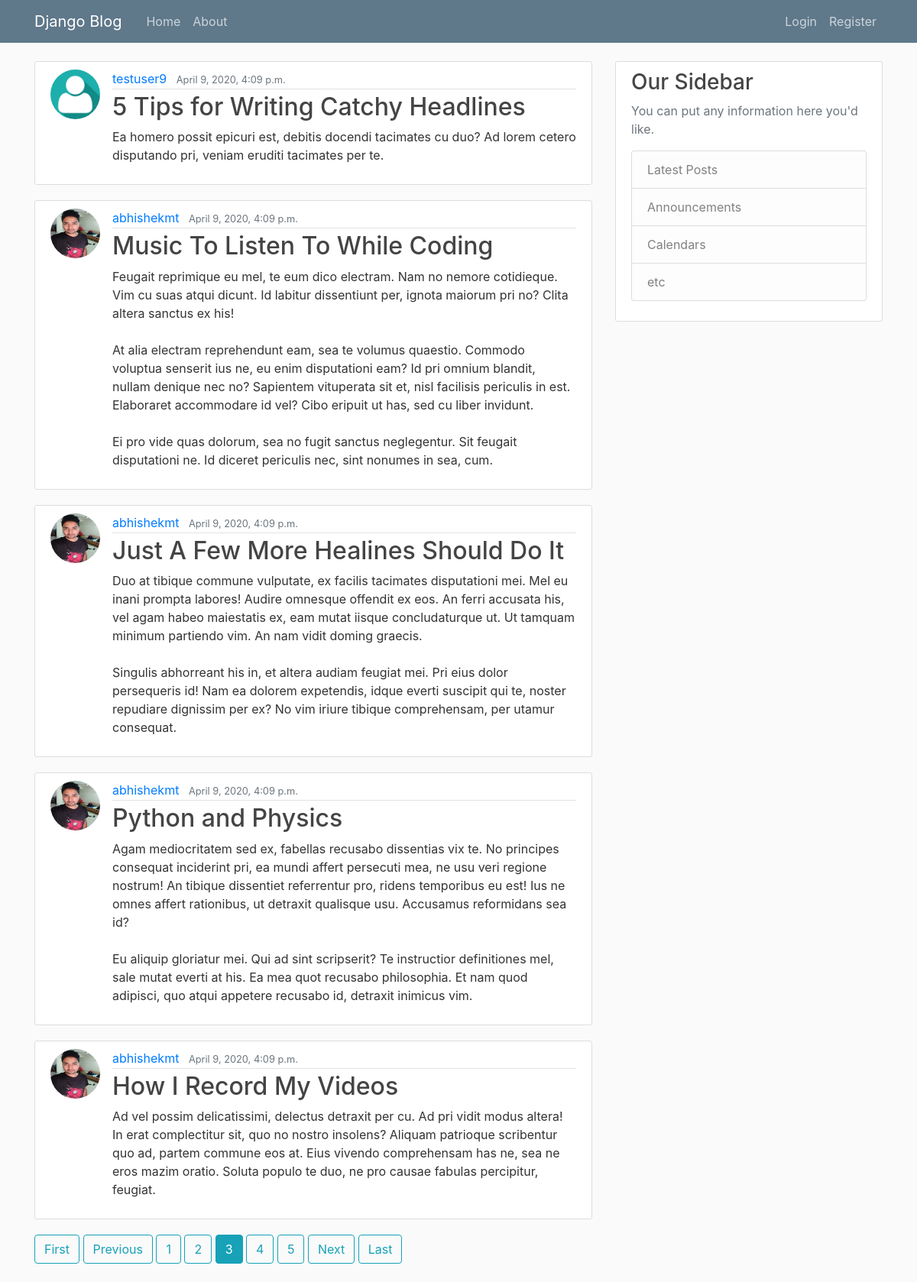
/?page=3, run on the app's committed database.
### blog/models.py (models this page shows, shortened)
class Post(models.Model):
    title = models.CharField(max_length=100)
    content = models.TextField()
    date_posted = models.DateTimeField(default=timezone.now)
    author = models.ForeignKey(User, on_delete=models.CASCADE)

### users/models.py (models this page shows, shortened)
class Profile(models.Model):
    user = models.OneToOneField(User, on_delete=models.CASCADE)
    image = models.ImageField(default='default.jpg', upload_to='profile_pics')

### blog/views.py (the view)
# urls.py: path('', PostListView.as_view(), name = 'blog-home'),
class PostListView(ListView):
    model = Post
    template_name = 'blog/home.html'
    context_object_name = 'posts' # or name will be post_object
    ordering = ['-date_posted'] # to see the latest post on the top
    paginate_by = 5

### blog/templates/blog/home.html
{% extends "blog/base.html" %}
{% block content %}
    {% for post in posts %}
        <article class="media content-section">
            <img class="rounded-circle  article-img" src="{{ post.author.profile.image.url }}">
            <div class="media-body">
            <div class="article-metadata">
                <a class="mr-2" href="{% url 'user-posts' post.author.username %}">{{ post.author }}</a>
                <small class="text-muted">{{ post.date_posted }}</small>
            </div>
            <h2><a class="article-title" href="{% url 'post-detail' post.id %}">{{ post.title }}</a></h2>
            <p class="article-content">{{ post.content }}</p>
            </div>
        </article>
    {% endfor %}
    {% if is_paginated %}
        {% if page_obj.has_previous %}
            <a class="btn btn-outline-info mb-4" href="?page=1">First</a>
            <a class="btn btn-outline-info mb-4" href="?page={{ page_obj.previous_page_number }}">Previous</a>
        {% endif %}
        {% for num in page_obj.paginator.page_range %}
            {% if page_obj.number == num %}
                <a class="btn btn-info mb-4" href="?page={{ num }}">{{ num }}</a>
            {% elif num > page_obj.number|add:'-3' and  num < page_obj.number|add:'3' %}
                <a class="btn btn-outline-info mb-4" href="?page={{ num }}">{{ num }}</a>
            {% endif %}
        {% endfor %}
        {% if page_obj.has_next %}
            <a class="btn btn-outline-info mb-4" href="?page={{ page_obj.next_page_number }}">Next</a>
            <a class="btn btn-outline-info mb-4" href="?page={{ page_obj.paginator.num_pages }}">Last</a>
        {% endif %}
    {% endif %}
{% endblock content %}

### blog/static/blog/main.css (style rules this page uses)
body { background: #fafafa; color: #333333; margin-top: 5rem; }
h1, h2, h3, h4, h5, h6 { color: #444444; }
.content-section { background: #ffffff; padding: 10px 20px; border: 1px solid #dddddd; border-radius: 3px; margin-bottom: 20px; }
.article-title { color: #444444; }
.article-content { white-space: pre-line; }
.article-img { height: 65px; width: 65px; margin-right: 16px; }
.article-metadata { padding-bottom: 1px; margin-bottom: 4px; border-bottom: 1px solid #e3e3e3 }

### data on the page
Post: author.profile.image (placeholder picture), author "testuser9", date_posted "April 9, 2020, 4:09 p.m.", title "5 Tips for Writing Catchy Headlines", content "Ea homero possit epicuri est, debitis docendi tacimates cu duo? Ad lorem cetero disputando pri, veniam eruditi tacimates per te."
Post: author.profile.image (picture), author "abhishekmt", date_posted "April 9, 2020, 4:09 p.m.", title "Music To Listen To While Coding", content "Feugait reprimique eu mel, te eum dico electram. Nam no nemore cotidieque. Vim cu suas atqui dicunt. Id labitur dissentiunt per, ignota maiorum pri no? Clita altera sanctus ex his! At alia electram reprehendunt eam, sea te volumus quaestio. Commodo voluptua senserit ius ne, eu enim disputationi eam? Id pri omnium blandit, nullam denique nec no? Sapientem vituperata sit et, nisl facilisis periculis in est. Elaboraret accommodare id vel? Cibo eripuit ut has, sed cu liber invidunt. Ei pro vide quas dolorum, sea no fugit sanctus neglegentur. Sit feugait disputationi ne. Id diceret periculis nec, sint nonumes in sea, cum."
Post: author.profile.image (picture), author "abhishekmt", date_posted "April 9, 2020, 4:09 p.m.", title "Just A Few More Healines Should Do It", content "Duo at tibique commune vulputate, ex facilis tacimates disputationi mei. Mel eu inani prompta labores! Audire omnesque offendit ex eos. An ferri accusata his, vel agam habeo maiestatis ex, eam mutat iisque concludaturque ut. Ut tamquam minimum partiendo vim. An nam vidit doming graecis. Singulis abhorreant his in, et altera audiam feugiat mei. Pri eius dolor persequeris id! Nam ea dolorem expetendis, idque everti suscipit qui te, noster repudiare dignissim per ex? No vim iriure tibique comprehensam, per utamur consequat."
Post: author.profile.image (picture), author "abhishekmt", date_posted "April 9, 2020, 4:09 p.m.", title "Python and Physics", content "Agam mediocritatem sed ex, fabellas recusabo dissentias vix te. No principes consequat inciderint pri, ea mundi affert persecuti mea, ne usu veri regione nostrum! An tibique dissentiet referrentur pro, ridens temporibus eu est! Ius ne omnes affert rationibus, ut detraxit qualisque usu. Accusamus reformidans sea id? Eu aliquip gloriatur mei. Qui ad sint scripserit? Te instructior definitiones mel, sale mutat everti at his. Ea mea quot recusabo philosophia. Et nam quod adipisci, quo atqui appetere recusabo id, detraxit inimicus vim."
Post: author.profile.image (picture), author "abhishekmt", date_posted "April 9, 2020, 4:09 p.m.", title "How I Record My Videos", content "Ad vel possim delicatissimi, delectus detraxit per cu. Ad pri vidit modus altera! In erat complectitur sit, quo no nostro insolens? Aliquam patrioque scribentur quo ad, partem commune eos at. Eius vivendo comprehensam has ne, sea ne eros mazim oratio. Soluta populo te duo, ne pro causae fabulas percipitur, feugiat."

### other printed values
{{ num }} "1" "2" "4" "5"
{{ num }} "3"
